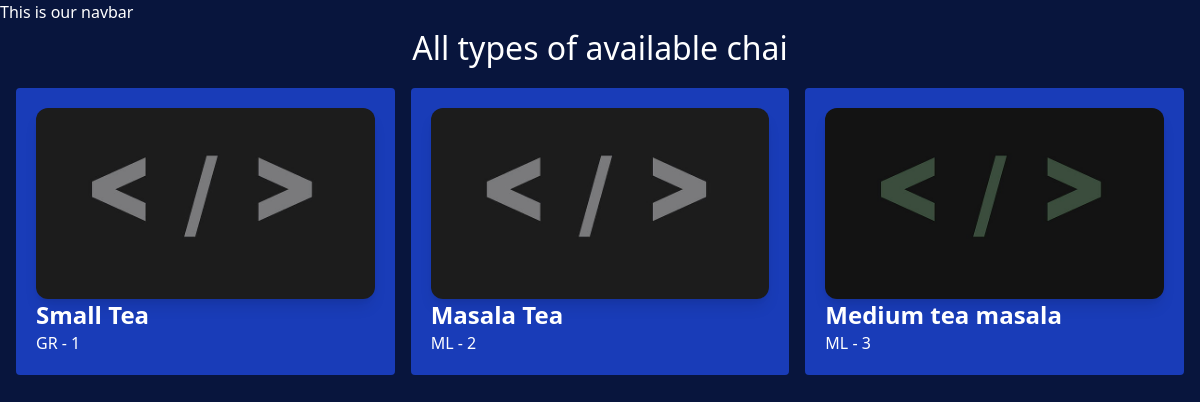
The page /djangoApp/ on the database its author committed.
### djangoApp/models.py (models this page shows, shortened)
class ChaiVariety(models.Model):
    CHAI_TYPE_CHOICE = [
        ('ML', 'MASALA'),
        ('GR', 'GINGER'),
        ('KL', 'KIWI'),
        ('PL', 'PLAIN'),
        ('EL', 'ELAICHI'),
    ]
    name = models.CharField(max_length=100)
    image = models.ImageField(upload_to='images/')
    date_added = models.DateTimeField(default=timezone.now)
    type = models.CharField(max_length=2, choices=CHAI_TYPE_CHOICE)
    description = models.TextField(default='')

### djangoApp/views.py (the view)
# urls.py: path('', views.all_chai, name='all_chai'),
def all_chai(request):
    chais = ChaiVariety.objects.all()
    return render(request, 'djangoApp/all_djangoApp.html', {'chais': chais})

### djangoApp/templates/djangoApp/all_djangoApp.html (shortened to what this page needs)
{% extends "layout.html" %}
{% block content %}
<h1>All types of available chai</h1>
<div class="grid grid-cols-3 gap-4 m-4">
{% for chai in chais %}
    <div class="bg-blue-800 p-5 rounded">
        <img class="rounded-xl shadow-lg" src="{{chai.image.url}}" alt="">
        <h3 class="text-2xl font-bold">{{chai.name}}</h3>
        <a href="{% url 'chai_detail' chai.id %}">
            <button
            type="button"
            class=""
            >
                {{chai.type}} - {{chai.id}}
            </button>
        </a>
    </div>
{% endfor %}
</div>
{% endblock %}

### static/style.css (style rules this page uses)
body { background-color: #08153d; color: #FFFFFF; }
h1 { text-align: center; font-size: 2em; }

### rows shown on the page
ChaiVariety: image (picture), name "Small Tea", type "GR", id "1"
ChaiVariety: image (picture), name "Masala Tea", type "ML", id "2"
ChaiVariety: image (picture), name "Medium tea masala", type "ML", id "3"
